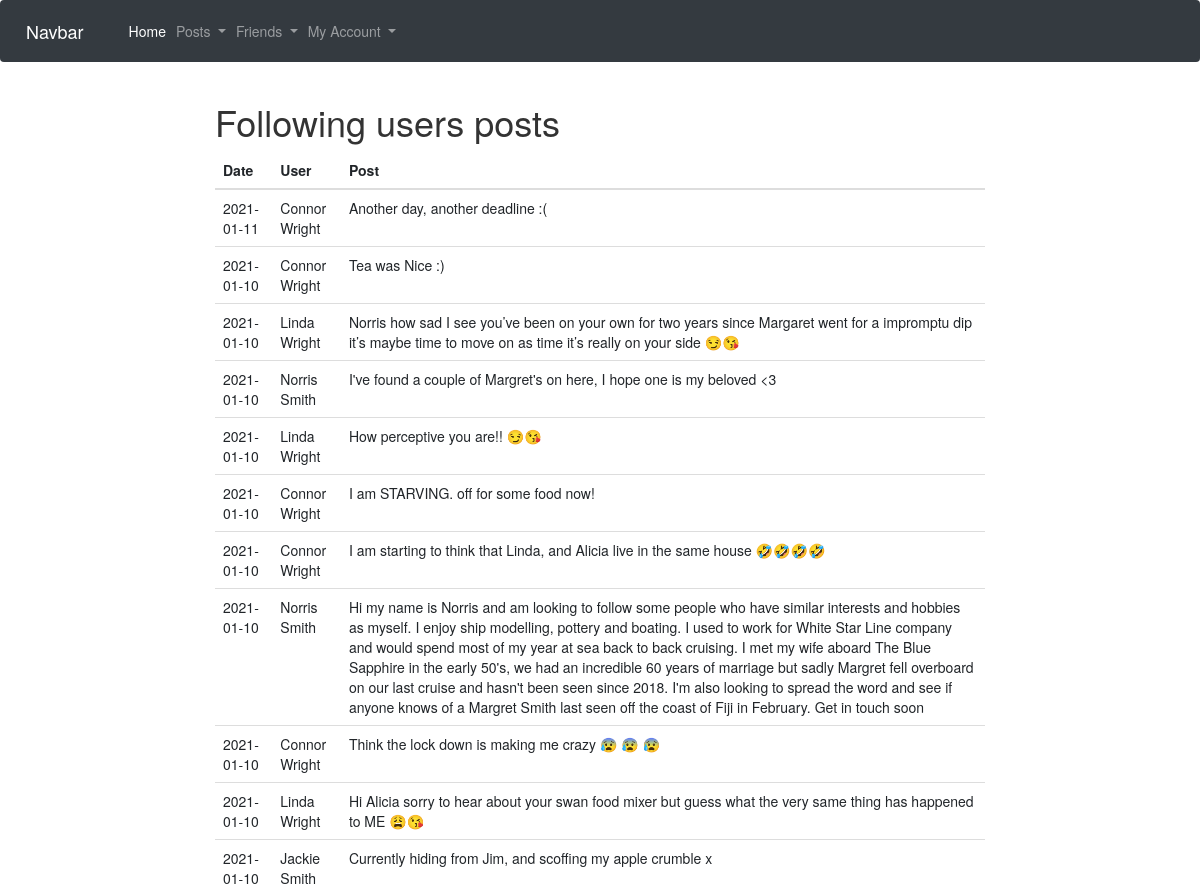
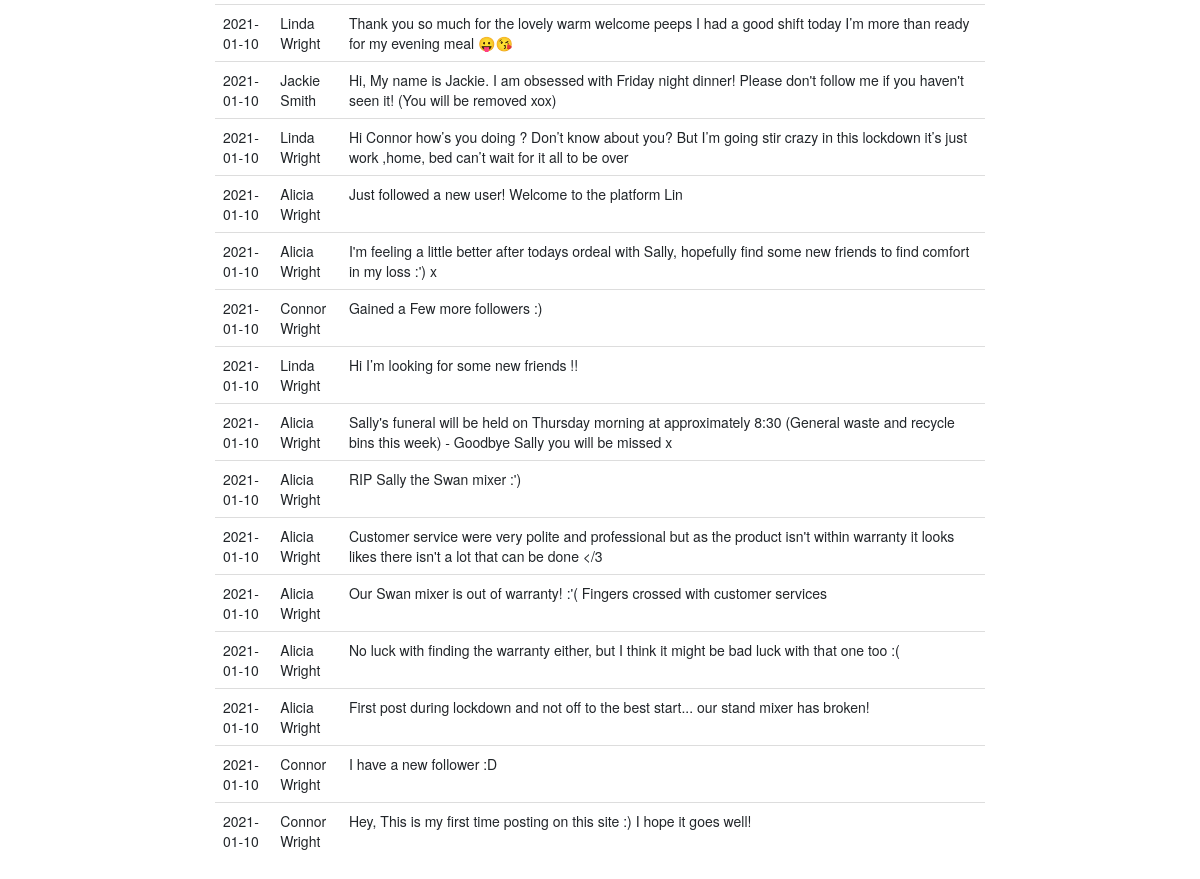
The page /followingposts (signed in) on the database its author committed (2 pictures, top to bottom).
### app/models.py (models this page shows, shortened)
class Post(db.Model):
    id = db.Column(db.Integer, primary_key=True)
    content = db.Column(db.String(500))
    date = db.Column(db.Date, index=True, default=date.today())
    author_id = db.Column(db.Integer, db.ForeignKey('user.id'))

class User(UserMixin, db.Model):
    id = db.Column(db.Integer, primary_key=True)
    name = db.Column(db.String(120))
    username = db.Column(db.String(64), index=True, unique=True)
    password = db.Column(db.String(128))
    dob = db.Column(db.Date)
    gender = db.Column(db.String(20))
    posts = db.relationship('Post', backref='author', lazy='dynamic')
    friends = db.relationship('User',
                            secondary=friendship,
                            primaryjoin=id==friendship.c.user_id,
                            secondaryjoin=id==friendship.c.friend_id)
    def following_posts(self):
        posts = Post.query.join(friendship, (friendship.c.friend_id == Post.author_id)).filter(friendship.c.user_id == self.id).order_by(Post.date.desc())
        followingposts = []
        for entry in posts:
            temp = User.query.get(entry.author_id)
            dictionary = {'date':entry.date, 'content':entry.content, 'name':temp.name}
            followingposts.append(dictionary)
        return followingposts

### app/views.py (the view)
@app.route('/followingposts', methods=['GET', 'POST'])
@login_required
def followingposts():
    followingposts=current_user.following_posts()
    return render_template('followingposts.html', title="Following users Posts", posts=followingposts)

### app/models.py (called while the page is built)
@login.user_loader
def load_user(id):
    return User.query.get(int(id))

### app/templates/followingposts.html
{% extends "base.html" %}
{% block content %}
<h1>Following users posts</h1>
<table class="table">
    <thead>
      <tr>
        <th>Date</th>
        <th>User</th>
        <th>Post</th>
      </tr>
    </thead>
    <tbody>
    {% for post in posts %}
    <tr>
      <td>{{post.date}}</td>
      <td>{{post.name}}</td>
      <td>{{post.content}}</td>
    </tr>
    {% endfor %}
  </tbody>
</table>
{% endblock %}

### rows shown on the page
Post: date "2021-01-11", content "Another day, another deadline :("
User: name "Connor Wright" "Connor Wright" "Connor Wright" "Connor Wright" "Connor Wright" "Connor Wright" "Connor Wright" "Connor Wright"
Post: date "2021-01-10", content "Tea was Nice :)"
Post: date "2021-01-10", content "Norris how sad I see you’ve been on your own for two years since Margaret went for a impromptu dip it’s maybe time to move on as time it’s really on your side 😏😘"
User: name "Linda Wright" "Linda Wright" "Linda Wright" "Linda Wright" "Linda Wright" "Linda Wright"
Post: date "2021-01-10", content "I've found a couple of Margret's on here, I hope one is my beloved <3"
User: name "Norris Smith" "Norris Smith"
Post: date "2021-01-10", content "How perceptive you are!! 😏😘"
Post: date "2021-01-10", content "I am STARVING. off for some food now!"
Post: date "2021-01-10", content "I am starting to think that Linda, and Alicia live in the same house 🤣🤣🤣🤣"
Post: date "2021-01-10", content "Hi my name is Norris and am looking to follow some people who have similar interests and hobbies as myself. I enjoy ship modelling, pottery and boating. I used to work for White Star Line company and would spend most of my year at sea back to back cruising. I met my wife aboard The Blue Sapphire in the early 50's, we had an incredible 60 years of marriage but sadly Margret fell overboard on our last cruise and hasn't been seen since 2018. I'm also looking to spread the word and see if anyone knows of a Margret Smith last seen off the coast of Fiji in February. Get in touch soon"
Post: date "2021-01-10", content "Think the lock down is making me crazy 😰 😰 😰"
Post: date "2021-01-10", content "Hi Alicia sorry to hear about your swan food mixer but guess what the very same thing has happened to ME 😩😘"
Post: date "2021-01-10", content "Currently hiding from Jim, and scoffing my apple crumble x"
User: name "Jackie Smith" "Jackie Smith"
Post: date "2021-01-10", content "Thank you so much for the lovely warm welcome peeps I had a good shift today I’m more than ready for my evening meal 😛😘"
Post: date "2021-01-10", content "Hi, My name is Jackie. I am obsessed with Friday night dinner! Please don't follow me if you haven't seen it! (You will be removed xox)"
Post: date "2021-01-10", content "Hi Connor how’s you doing ? Don’t know about you? But I’m going stir crazy in this lockdown it’s just work ,home, bed can’t wait for it all to be over"
Post: date "2021-01-10", content "Just followed a new user! Welcome to the platform Lin"
User: name "Alicia Wright" "Alicia Wright" "Alicia Wright" "Alicia Wright" "Alicia Wright" "Alicia Wright" "Alicia Wright" "Alicia Wright"
Post: date "2021-01-10", content "I'm feeling a little better after todays ordeal with Sally, hopefully find some new friends to find comfort in my loss :') x"
Post: date "2021-01-10", content "Gained a Few more followers :)"
Post: date "2021-01-10", content "Hi I’m looking for some new friends !!"
Post: date "2021-01-10", content "Sally's funeral will be held on Thursday morning at approximately 8:30 (General waste and recycle bins this week) - Goodbye Sally you will be missed x"
Post: date "2021-01-10", content "RIP Sally the Swan mixer :')"
Post: date "2021-01-10", content "Customer service were very polite and professional but as the product isn't within warranty it looks likes there isn't a lot that can be done </3"
Post: date "2021-01-10", content "Our Swan mixer is out of warranty! :'( Fingers crossed with customer services"
Post: date "2021-01-10", content "No luck with finding the warranty either, but I think it might be bad luck with that one too :("
Post: date "2021-01-10", content "First post during lockdown and not off to the best start... our stand mixer has broken!"
Post: date "2021-01-10", content "I have a new follower :D"
Post: date "2021-01-10", content "Hey, This is my first time posting on this site :) I hope it goes well!"
